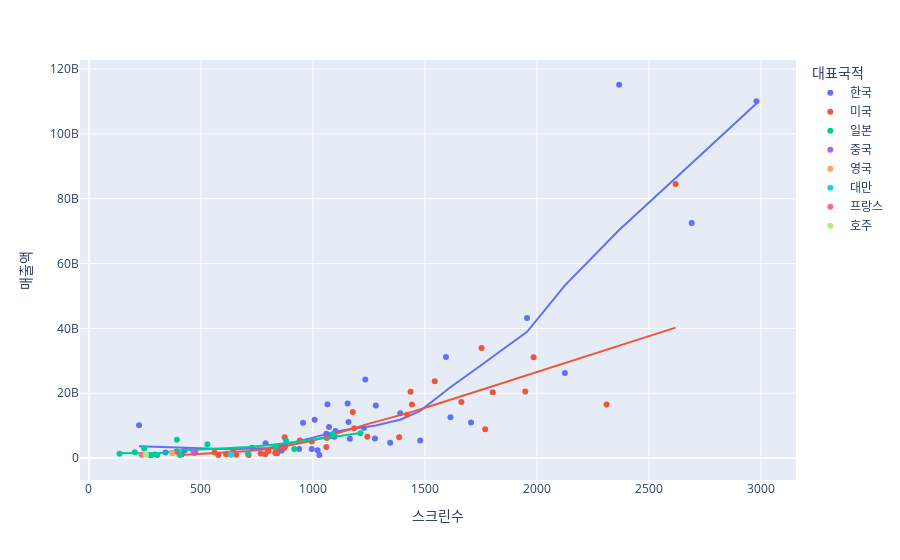

Notebook source saved alongside this figure:
### Code cell
fig = px.scatter(df_boxoffice.filter(pl.col('순위') <= 100)
    .select(pl.col('스크린수'), pl.col('매출액'), pl.col('대표국적')),
    x = '스크린수', y = '매출액', color = '대표국적', trendline = 'lowess')
fig.show()

### Figure 1 — Plotly figure (JSON) as saved in the notebook; plotly's stock layout.template omitted (floating-point values rounded to 4 significant figures)
{"data": [{"hovertemplate": "대표국적=한국<br>스크린수=%{x}<br>매출액=%{y}<extra></extra>", "legendgroup": "한국", "marker": {"color": "#636efa", "symbol": "circle"}, "mode": "markers", "name": "한국", "orientation": "v", "showlegend": true, "type": "scatter", "x": [2367, 2980, 2691, 1956, 1594, 2125, 1234, 1065, 1155, 1281, 1390, 1614, 1159, 1008, 956, 1706, 1072, 1228, 1101, 1060, 1096, 1078, 1277, 1165, 1479, 1345, 789, 875, 847, 729, 224, 995, 939, 427, 1021, 861, 800, 342, 836, 634, 414, 1029], "xaxis": "x", "y": [115157490414, 110050000734, 72474035814, 43204079201, 31161375290, 26249028320, 24239796596, 16596666601, 16844279086, 16174180097, 13792326337, 12579385802, 11107794292, 11808970596, 10906368514, 10977702435, 9591875140, 9240359711, 8303965930, 7484993310, 6564144142, 6713334362, 6047884570, 5919481710, 5390831280, 4728639867, 4546643767, 3664813577, 3574815608, 3207715943, 10117142500, 2813553530, 2796081600, 2288885000, 2432238239, 2334760653, 2272468704, 1730786580, 1878697640, 1055865807, 1104445609, 905338890], "yaxis": "y"}, {"hovertemplate": "<b>LOWESS trendline</b><br><br>대표국적=한국<br>스크린수=%{x}<br>매출액=%{y} <b>(trend)</b><extra></extra>", "legendgroup": "한국", "marker": {"color": "#636efa", "symbol": "circle"}, "mode": "lines", "name": "한국", "showlegend": false, "type": "scatter", "x": [224, 342, 414, 427, 634, 729, 789, 800, 836, 847, 861, 875, 939, 956, 995, 1008, 1021, 1029, 1060, 1065, 1072, 1078, 1096, 1101, 1155, 1159, 1165, 1228, 1234, 1277, 1281, 1345, 1390, 1479, 1594, 1614, 1706, 1956, 2125, 2367, 2691, 2980], "xaxis": "x", "y": [3623000000.0, 3386000000.0, 3267000000.0, 3244000000.0, 2701000000.0, 2904000000.0, 3047000000.0, 3111000000.0, 3558000000.0, 3731000000.0, 3948000000.0, 4164000000.0, 5160000000.0, 5444000000.0, 6199000000.0, 6437000000.0, 6683000000.0, 6839000000.0, 7411000000.0, 7508000000.0, 7646000000.0, 7764000000.0, 8080000000.0, 8143000000.0, 8789000000.0, 8831000000.0, 8891000000.0, 9432000000.0, 9478000000.0, 9997000000.0, 10040000000.0, 11110000000.0, 11820000000.0, 14570000000.0, 20760000000.0, 21840000000.0, 26390000000.0, 38950000000.0, 53290000000.0, 70330000000.0, 90970000000.0, 109400000000.0], "yaxis": "y"}, {"hovertemplate": "대표국적=미국<br>스크린수=%{x}<br>매출액=%{y}<extra></extra>", "legendgroup": "미국", "marker": {"color": "#EF553B", "symbol": "circle"}, "mode": "markers", "name": "미국", "orientation": "v", "showlegend": true, "type": "scatter", "x": [2619, 1753, 1985, 1803, 1544, 1436, 1948, 2311, 1663, 1442, 1178, 1421, 1769, 1184, 1062, 1243, 874, 1385, 942, 995, 873, 1060, 839, 475, 801, 392, 644, 561, 471, 832, 767, 841, 613, 787, 658, 578, 713], "xaxis": "x", "y": [84509284036, 33958821189, 31118051070, 20277702850, 23677872449, 20443955430, 20489875630, 16535535152, 17253839788, 16497842188, 14202093607, 13380469253, 8874847640, 9177184782, 6189375745, 6543943550, 6433926349, 6385592320, 5381760525, 5111003281, 3185368165, 3371848455, 3116904916, 2125870640, 2180917062, 2050031040, 1859296182, 1720674490, 1561873065, 1530602884, 1408471780, 1442627957, 1178597399, 1145904006, 979072626, 930527914, 962290905], "yaxis": "y"}, {"hovertemplate": "<b>LOWESS trendline</b><br><br>대표국적=미국<br>스크린수=%{x}<br>매출액=%{y} <b>(trend)</b><extra></extra>", "legendgroup": "미국", "marker": {"color": "#EF553B", "symbol": "circle"}, "mode": "lines", "name": "미국", "showlegend": false, "type": "scatter", "x": [392, 471, 475, 561, 578, 613, 644, 658, 713, 767, 787, 801, 832, 839, 841, 873, 874, 942, 995, 1060, 1062, 1178, 1184, 1243, 1385, 1421, 1436, 1442, 1544, 1663, 1753, 1769, 1803, 1948, 1985, 2311, 2619], "xaxis": "x", "y": [863600000.0, 1129000000.0, 1144000000.0, 1481000000.0, 1553000000.0, 1706000000.0, 1846000000.0, 1911000000.0, 2176000000.0, 2466000000.0, 2590000000.0, 2686000000.0, 2997000000.0, 3091000000.0, 3118000000.0, 3567000000.0, 3582000000.0, 4511000000.0, 5342000000.0, 6548000000.0, 6588000000.0, 9106000000.0, 9239000000.0, 10460000000.0, 13190000000.0, 13840000000.0, 14130000000.0, 14250000000.0, 16450000000.0, 19090000000.0, 21070000000.0, 21420000000.0, 22150000000.0, 25280000000.0, 26080000000.0, 33260000000.0, 40250000000.0], "yaxis": "y"}, {"hovertemplate": "대표국적=일본<br>스크린수=%{x}<br>매출액=%{y}<extra></extra>", "legendgroup": "일본", "marker": {"color": "#00cc96", "symbol": "circle"}, "mode": "markers", "name": "일본", "orientation": "v", "showlegend": true, "type": "scatter", "x": [1089, 1212, 880, 393, 529, 834, 247, 917, 205, 710, 137, 295, 407, 276, 276, 305], "xaxis": "x", "y": [7334914832, 7634168967, 5346417380, 5625264900, 4252407808, 3636204547, 2904708614, 2825664960, 1795103512, 1386954057, 1313667731, 1127498300, 967483801, 859962300, 900996900, 959035245], "yaxis": "y"}, {"hovertemplate": "<b>LOWESS trendline</b><br><br>대표국적=일본<br>스크린수=%{x}<br>매출액=%{y} <b>(trend)</b><extra></extra>", "legendgroup": "일본", "marker": {"color": "#00cc96", "symbol": "circle"}, "mode": "lines", "name": "일본", "showlegend": false, "type": "scatter", "x": [137, 205, 247, 276, 276, 295, 305, 393, 407, 529, 710, 834, 880, 917, 1089, 1212], "xaxis": "x", "y": [1561000000.0, 1479000000.0, 1449000000.0, 1441000000.0, 1441000000.0, 1434000000.0, 1429000000.0, 2228000000.0, 2404000000.0, 2693000000.0, 3397000000.0, 4159000000.0, 4547000000.0, 4868000000.0, 6467000000.0, 7707000000.0], "yaxis": "y"}, {"hovertemplate": "대표국적=중국<br>스크린수=%{x}<br>매출액=%{y}<extra></extra>", "legendgroup": "중국", "marker": {"color": "#ab63fa", "symbol": "circle"}, "mode": "markers", "name": "중국", "orientation": "v", "showlegend": true, "type": "scatter", "x": [467], "xaxis": "x", "y": [2027736150], "yaxis": "y"}, {"hovertemplate": "대표국적=중국<extra></extra>", "legendgroup": "중국", "marker": {"color": "#ab63fa", "symbol": "circle"}, "mode": "lines", "name": "중국", "showlegend": false, "type": "scatter", "xaxis": "x", "yaxis": "y"}, {"hovertemplate": "대표국적=영국<br>스크린수=%{x}<br>매출액=%{y}<extra></extra>", "legendgroup": "영국", "marker": {"color": "#FFA15A", "symbol": "circle"}, "mode": "markers", "name": "영국", "orientation": "v", "showlegend": true, "type": "scatter", "x": [372], "xaxis": "x", "y": [1520497600], "yaxis": "y"}, {"hovertemplate": "대표국적=영국<extra></extra>", "legendgroup": "영국", "marker": {"color": "#FFA15A", "symbol": "circle"}, "mode": "lines", "name": "영국", "showlegend": false, "type": "scatter", "xaxis": "x", "yaxis": "y"}, {"hovertemplate": "대표국적=대만<br>스크린수=%{x}<br>매출액=%{y}<extra></extra>", "legendgroup": "대만", "marker": {"color": "#19d3f3", "symbol": "circle"}, "mode": "markers", "name": "대만", "orientation": "v", "showlegend": true, "type": "scatter", "x": [635], "xaxis": "x", "y": [1076288964], "yaxis": "y"}, {"hovertemplate": "대표국적=대만<extra></extra>", "legendgroup": "대만", "marker": {"color": "#19d3f3", "symbol": "circle"}, "mode": "lines", "name": "대만", "showlegend": false, "type": "scatter", "xaxis": "x", "yaxis": "y"}, {"hovertemplate": "대표국적=프랑스<br>스크린수=%{x}<br>매출액=%{y}<extra></extra>", "legendgroup": "프랑스", "marker": {"color": "#FF6692", "symbol": "circle"}, "mode": "markers", "name": "프랑스", "orientation": "v", "showlegend": true, "type": "scatter", "x": [236], "xaxis": "x", "y": [1022035703], "yaxis": "y"}, {"hovertemplate": "대표국적=프랑스<extra></extra>", "legendgroup": "프랑스", "marker": {"color": "#FF6692", "symbol": "circle"}, "mode": "lines", "name": "프랑스", "showlegend": false, "type": "scatter", "xaxis": "x", "yaxis": "y"}, {"hovertemplate": "대표국적=호주<br>스크린수=%{x}<br>매출액=%{y}<extra></extra>", "legendgroup": "호주", "marker": {"color": "#B6E880", "symbol": "circle"}, "mode": "markers", "name": "호주", "orientation": "v", "showlegend": true, "type": "scatter", "x": [254], "xaxis": "x", "y": [983043800], "yaxis": "y"}, {"hovertemplate": "대표국적=호주<extra></extra>", "legendgroup": "호주", "marker": {"color": "#B6E880", "symbol": "circle"}, "mode": "lines", "name": "호주", "showlegend": false, "type": "scatter", "xaxis": "x", "yaxis": "y"}], "layout": {"legend": {"title": {"text": "대표국적"}, "tracegroupgap": 0}, "margin": {"t": 60}, "xaxis": {"anchor": "y", "domain": [0, 1], "title": {"text": "스크린수"}}, "yaxis": {"anchor": "x", "domain": [0, 1], "title": {"text": "매출액"}}}}
